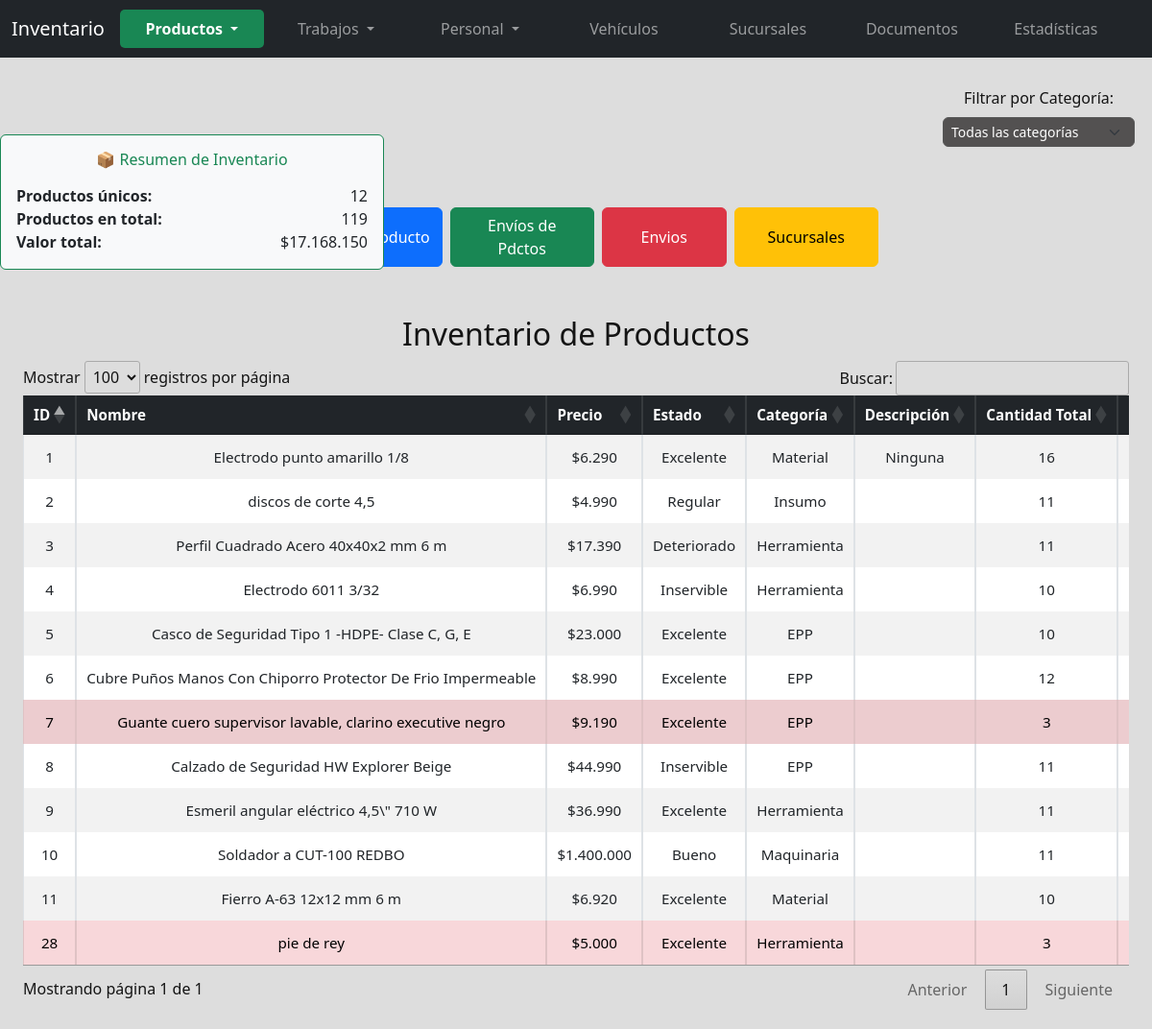
The page /index.php (signed in) on the database its author committed.
### tables this page shows
CREATE TABLE `producto` (
  `idproducto` int(11) NOT NULL,
  `nombre` varchar(255) NOT NULL,
  `precio` decimal(10,2) DEFAULT NULL,
  `estado` varchar(255) DEFAULT 'Disponible',
  `descripcion` text DEFAULT NULL,
  `cantidad` int(11) NOT NULL DEFAULT 0,
  `nro_asignacion` varchar(100) DEFAULT NULL COMMENT 'Número de asignación del producto',
  `trabajo_id` int(11) DEFAULT NULL COMMENT 'Trabajo al que está asignado',
  `categoria_id` int(11) NOT NULL,
  `en_uso` int(11) DEFAULT 0,
  `disponibles` int(11) GENERATED ALWAYS AS (`cantidad` - if(`en_uso`,1,0)) STORED COMMENT 'Cantidad disponible automáticamente calculada',
  `img` varchar(255) DEFAULT NULL COMMENT 'Ruta de la imagen del producto',
  `numero_parte` varchar(100) DEFAULT NULL COMMENT 'Número de parte del producto',
  `eliminado` tinyint(1) NOT NULL DEFAULT 0
);

CREATE TABLE `categoria` (
  `idcategoria` int(11) NOT NULL,
  `nombre` varchar(100) NOT NULL
);

### index.php (the view, shortened to what this page needs)
<?php
include 'db.php';
$sql = "SELECT p.idproducto, p.nombre, p.precio, p.estado, p.descripcion,
               p.cantidad AS cantidad_total,
               p.en_uso,
               (p.cantidad - p.en_uso) AS disponibles,
               p.nro_asignacion,
               c.nombre AS categoria,
               GROUP_CONCAT(DISTINCT CONCAT('ID ', tp.trabajo_id, ' (', t.tipo, ')') SEPARATOR ', ') AS trabajos_asignados
        FROM producto p
        LEFT JOIN categoria c ON p.categoria_id = c.idcategoria
        LEFT JOIN trabajo_producto tp ON p.idproducto = tp.producto_id
        LEFT JOIN trabajo t ON tp.trabajo_id = t.idtrabajo
        WHERE p.eliminado = 0
        GROUP BY p.idproducto, p.nombre, p.precio, p.estado, p.descripcion,
                 p.cantidad, p.en_uso, p.nro_asignacion, c.nombre";
$result = $conn->query($sql);
$totalProductosUnicos = 0;
$totalCantidades = 0;
$totalMontoProductos = 0;
$result->data_seek(0);
while ($rowResumen = $result->fetch_assoc()) {
    $totalProductosUnicos++;
    $precio = (float) $rowResumen['precio'];
    $cantidad = (int) $rowResumen['cantidad_total'];
    $totalCantidades += $cantidad;
    $totalMontoProductos += $precio * $cantidad;
}
?>
<!DOCTYPE html>
<html lang="es">
<head>
    <link rel="stylesheet" href="css/style.css">
    <link href="https://cdn.jsdelivr.net/npm/bootstrap@5.3.0/dist/css/bootstrap.min.css" rel="stylesheet">
    <link rel="stylesheet" href="https://cdn.datatables.net/1.13.6/css/jquery.dataTables.min.css">
    <link href="https://cdn.jsdelivr.net/npm/select2@4.0.13/dist/css/select2.min.css" rel="stylesheet">
</head>
<body>
<?php $pagina = basename($_SERVER['PHP_SELF']); ?>
<nav class="navbar navbar-expand-lg navbar-dark bg-dark fixed-top">
    <div class="container-fluid">
        <a class="navbar-brand" href="#">Inventario</a>
        <div class="collapse navbar-collapse justify-content-center" id="navbarNav">
            <ul class="navbar-nav">
                <li class="nav-item dropdown">
                    <a class="nav-link dropdown-toggle <?= ($pagina == 'index.php' || $pagina == 'activos.php') ? 'active-parent' : '' ?>"
                       href="#" id="inventarioDropdown" role="button" data-bs-toggle="dropdown" aria-expanded="false">
                        Productos
                    </a>
                </li>
                <li class="nav-item dropdown">
                    <a class="nav-link dropdown-toggle <?= in_array($pagina, ['trabajos.php','clientes.php','devoluciones.php','ordenesCompra.php']) ? 'active-parent' : '' ?>"
                       href="#" id="trabajosDropdown" role="button" data-bs-toggle="dropdown" aria-expanded="false">
                        Trabajos
                    </a>
                </li>
                <li class="nav-item dropdown">
                    <a class="nav-link dropdown-toggle <?= in_array($pagina, ['empleados.php','usuarios.php']) ? 'active-parent' : '' ?>"
                       href="#" id="personalDropdown" role="button" data-bs-toggle="dropdown" aria-expanded="false">
                        Personal
                    </a>
                </li>
                <li class="nav-item"><a class="nav-link <?= ($pagina == 'vehiculos.php') ? 'active' : '' ?>" href="vehiculos.php">Vehículos</a></li>
                <li class="nav-item"><a class="nav-link <?= ($pagina == 'sucursal.php') ? 'active' : '' ?>" href="sucursal.php">Sucursales</a></li>
                <li class="nav-item"><a class="nav-link <?= ($pagina == 'documentos.php') ? 'active' : '' ?>" href="documentos.php">Documentos</a></li>
                <li class="nav-item"><a class="nav-link <?= ($pagina == 'estadisticas.php') ? 'active' : '' ?>" href="estadisticas.php">Estadísticas</a></li>
                <li class="nav-item"><a class="nav-link <?= ($pagina == 'historial.php') ? 'active' : '' ?>" href="historial.php">Historial</a></li>
            </ul>
        </div>
    </div>
</nav>
<div class="mb-4 resumen-inventario" style="max-width: 400px; margin-top: 80px;">
  <div class="card bg-light border-success">
    <div class="card-body p-3">
      <h6 class="mb-3 text-success text-center">📦 Resumen de Inventario</h6>
      <div class="d-flex justify-content-between">
        <span><strong>Productos únicos:</strong></span>
        <span id="resumenUnicos"><?= $totalProductosUnicos ?></span>
      </div>
      <div class="d-flex justify-content-between">
        <span><strong>Productos en total:</strong></span>
        <span id="resumenTotales"><?= $totalCantidades ?></span>
      </div>
      <div class="d-flex justify-content-between">
        <span><strong>Valor total:</strong></span>
        <span id="resumenValor">$<?= number_format($totalMontoProductos, 0, ',', '.') ?></span>
      </div>
    </div>
  </div>
</div>
<div class="container mt-4">
  <div class="row justify-content-center align-items-start g-3 reordenar-movil">
    <div class="col-12 col-md-auto text-center filtro-categoria">
      <div class="filtro-categoria-container">
        <label for="filtroCategoria" class="form-label mt-2 mt-md-0">Filtrar por Categoría:</label>
        <select id="filtroCategoria" class="form-select">
          <option value="">Todas las categorías</option>
        </select>
      </div>
    </div>
    <div class="col-12 col-md-auto text-center botones-inventario" style="margin-top: -73px;">
      <div class="d-flex flex-wrap justify-content-center gap-2">
        <button type="button" class="btn btn-primary" data-bs-toggle="modal" data-bs-target="#modalAgregarProducto">
          Agregar Producto
        </button>
        <button type="button" class="btn btn-success" onclick="location.href='envio_productos_multiple.php'" style="width: 150px;">
          Envíos de Pdctos
        </button>
        <button type="button" class="btn btn-danger" onclick="location.href='devolucion_productos.php'" style="width: 130px;">
          Envios
        </button>
        <button type="button" class="btn btn-warning" onclick="location.href='sucursales.php'" style="width: 150px;">
          Sucursales
        </button>
      </div>
    </div>
  </div>
</div>
<div class="container mt-4">
  <h2 class="text-center">Inventario de Productos</h2>
  <div class="table-responsive">
    <table id="productosTable" class="table table-striped table-bordered align-middle text-center">
        <thead class="table-dark">
            <tr>
                <th>ID</th>
                <th>Nombre</th>
                <th>Precio</th>
                <th>Estado</th>
                <th>Categoría</th>
                <th>Descripción</th>
                <th>Cantidad Total</th>
                <th>En Uso</th>
            </tr>
        </thead>
        <tbody>
  <?php
  $sql = "SELECT p.idproducto, p.nombre, p.precio, p.estado, p.descripcion,
                 p.cantidad AS cantidad_total,
                 p.en_uso,
                 (p.cantidad - p.en_uso) AS disponibles,
                 p.nro_asignacion,
                 c.nombre AS categoria,
                 GROUP_CONCAT(DISTINCT CONCAT('ID ', tp.trabajo_id, ' (', t.tipo, ')') SEPARATOR ', ') AS trabajos_asignados
          FROM producto p
          LEFT JOIN categoria c ON p.categoria_id = c.idcategoria
          LEFT JOIN trabajo_producto tp ON p.idproducto = tp.producto_id
          LEFT JOIN trabajo t ON tp.trabajo_id = t.idtrabajo
          WHERE p.eliminado = 0
          GROUP BY p.idproducto, p.nombre, p.precio, p.estado, p.descripcion,
                   p.cantidad, p.en_uso, p.nro_asignacion, c.nombre";
  $result = $conn->query($sql);
  while ($row = $result->fetch_assoc()) {
      $precio_sin_formato = $row['precio'];
      $precio_formateado = "$" . number_format($row['precio'], 0, '', '.');
      $cantidad_total = intval($row['cantidad_total']);
      $en_uso = intval($row['en_uso']);
      $disponibles = max($cantidad_total - $en_uso, 0);
      $trabajo_asignado = !empty($row['trabajos_asignados']) ? $row['trabajos_asignados'] : "Sin asignar";
      $row_class = ($cantidad_total <= 3) ? 'table-danger' : '';
      echo "<tr class='{$row_class}'>
        <td>{$row['idproducto']}</td>
        <td>{$row['nombre']}</td>
        <td data-order='{$precio_sin_formato}'>{$precio_formateado}</td>
        <td>{$row['estado']}</td>
        <td>{$row['categoria']}</td>
        <td>{$row['descripcion']}</td>
        <td>{$cantidad_total}</td>
        <td>{$en_uso}</td>
        <td>{$disponibles}</td>
        <td>{$row['nro_asignacion']}</td>
        <td>{$trabajo_asignado}</td>
        <td class='text-nowrap'>
            <a href='editar_producto.php?id={$row['idproducto']}&return_url=" . urlencode($_SERVER['REQUEST_URI']) . "'
               class='btn btn-warning btn-sm btn-icon me-1' title='Editar'>
               Editar
            </a>
            <form method='POST' action='actualizar_cantidad_producto.php' class='d-inline'>
                <input type='hidden' name='idproducto' value='{$row['idproducto']}'>
                <input type='hidden' name='accion' value='aumentar'>
                <button type='submit'
                        class='btn btn-success btn-xs d-inline-flex align-items-center justify-content-center'
                        style='width: 30px; height: 30px; font-size: 12px; padding: 0;'
                        title='Aumentar'>
                    +
                </button>
            </form>
            <form method='POST' action='actualizar_cantidad_producto.php' class='d-inline' onsubmit='return confirmarReduccion()'>
                <input type='hidden' name='idproducto' value='{$row['idproducto']}'>
                <input type='hidden' name='accion' value='reducir'>
                <button type='submit'
                        class='btn btn-danger btn-xs d-inline-flex align-items-center justify-content-center'
                        style='width: 30px; height: 30px; font-size: 12px; padding: 0;'
                        title='Reducir'>
                    -
                </button>
            </form>
        </td>
      </tr>";
  }
  ?>
</tbody>
    </table>
</div>
</body>
</html>

### css/style.css (style rules this page uses)
.navbar-nav { display: flex; justify-content: center; width: 100%; }
.navbar-nav .nav-item { flex: 1; text-align: center; min-width: 150px; }
.navbar { height: 60px; padding: 10px 15px; display: flex; align-items: center; }
.btn-success { background: #28a745; border: none; padding: 10px 15px; font-size: 1rem; border-radius: 8px; transition: 0.3s; display: block; width: 100%; }
.btn-primary { background: #007bff; border: none; padding: 8px 12px; font-size: 0.9rem; border-radius: 6px; transition: 0.3s; }
.btn-danger { background: #dc3545; border: none; padding: 8px 12px; font-size: 0.9rem; border-radius: 6px; transition: 0.3s; }
.container { max-width: 98% !important; padding: 0 15px; }
.table { width: 100% !important; table-layout: auto !important; font-size: 0.95rem; }
.table th, .table td { vertical-align: middle; padding: 14px; text-align: center; white-space: nowrap; }
.table thead { background-color: #343a40; color: #ffffff; }
.table-responsive { overflow-x: auto; }
.card { border-radius: 10px; overflow: hidden; transition: transform 0.2s ease-in-out, box-shadow 0.3s ease-in-out; }
.card-body { padding: 15px; text-align: left; }
#filtroCategoria { width: 200px; font-size: 14px; padding: 4px 8px; margin-bottom: 15px; background-color: #535151; color: #ffffff; border: 1px solid #555555; }
.filtro-categoria-container { position: absolute; top: 90px; right: 1.5%; z-index: 999; }

### index.php (style rules this page uses)
body { background-color:rgb(221, 221, 221); color:rgb(20, 20, 20); }
.navbar .nav-link.active-parent { background-color: #198754; color: white !important; font-weight: bold; border-radius: 5px; }
@media (min-width: 579px) { body { padding-top: 60px; } }

### rows shown on the page
producto: idproducto "1", nombre "Electrodo punto amarillo 1/8", precio "$6.290", estado "Excelente", categoria.nombre "Material", descripcion "Ninguna", cantidad "16"
producto: idproducto "2", nombre "discos de corte 4,5", precio "$4.990", estado "Regular", categoria.nombre "Insumo", cantidad "11"
producto: idproducto "3", nombre "Perfil Cuadrado Acero 40x40x2 mm 6 m", precio "$17.390", estado "Deteriorado", categoria.nombre "Herramienta", cantidad "11"
producto: idproducto "4", nombre "Electrodo 6011 3/32", precio "$6.990", estado "Inservible", categoria.nombre "Herramienta", cantidad "10"
producto: idproducto "5", nombre "Casco de Seguridad Tipo 1 -HDPE- Clase C, G, E", precio "$23.000", estado "Excelente", categoria.nombre "EPP", cantidad "10"
producto: idproducto "6", nombre "Cubre Puños Manos Con Chiporro Protector De Frio Impermeable", precio "$8.990", estado "Excelente", categoria.nombre "EPP", cantidad "12"
producto: idproducto "7", nombre "Guante cuero supervisor lavable, clarino executive negro", precio "$9.190", estado "Excelente", categoria.nombre "EPP", cantidad "3"
producto: idproducto "8", nombre "Calzado de Seguridad HW Explorer Beige", precio "$44.990", estado "Inservible", categoria.nombre "EPP", cantidad "11"
producto: idproducto "9", nombre "Esmeril angular eléctrico 4,5\\\" 710 W", precio "$36.990", estado "Excelente", categoria.nombre "Herramienta", cantidad "11"
producto: idproducto "10", nombre "Soldador a CUT-100 REDBO", precio "$1.400.000", estado "Bueno", categoria.nombre "Maquinaria", cantidad "11"
producto: idproducto "11", nombre "Fierro A-63 12x12 mm 6 m", precio "$6.920", estado "Excelente", categoria.nombre "Material", cantidad "10"
producto: idproducto "28", nombre "pie de rey", precio "$5.000", estado "Excelente", categoria.nombre "Herramienta", cantidad "3"

### other values the page prints
$totalProductosUnicos "12"
$totalCantidades "119"
$totalMontoProductos "17.168.150"
